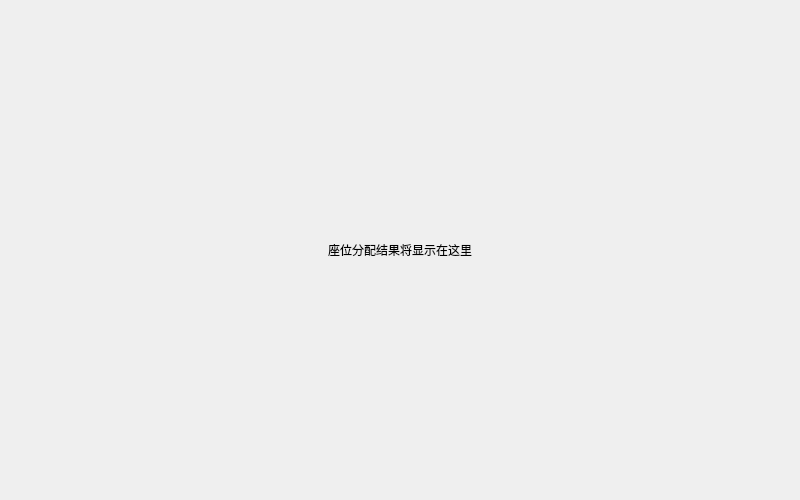
<?xml version="1.0" encoding="UTF-8"?>
<ui version="4.0">
 <class>ResultViewer</class>
 <widget class="QWidget" name="ResultViewer">
  <property name="geometry">
   <rect>
    <x>0</x>
    <y>0</y>
    <width>800</width>
    <height>500</height>
   </rect>
  </property>
  <property name="windowTitle">
   <string>结果查看</string>
  </property>
  <widget class="QWidget" name="verticalLayoutWidget">
   <property name="geometry">
    <rect>
     <x>10</x>
     <y>10</y>
     <width>780</width>
     <height>480</height>
    </rect>
   </property>
   <layout class="QVBoxLayout" name="verticalLayout">
    <item>
     <widget class="QLabel" name="label">
      <property name="text">
       <string>座位分配结果将显示在这里</string>
      </property>
      <property name="alignment">
       <set>Qt::AlignCenter</set>
      </property>
     </widget>
    </item>
   </layout>
  </widget>
 </widget>
 <resources/>
 <connections/>
</ui>
